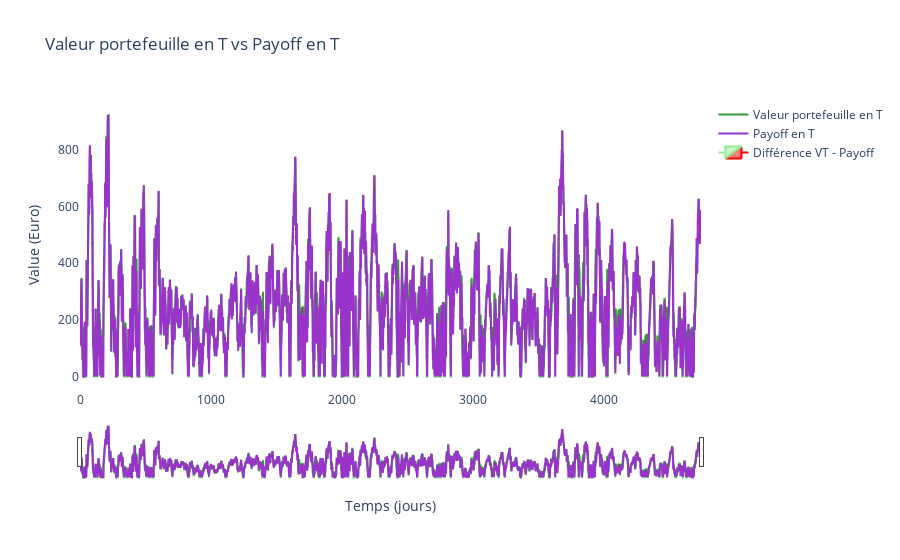

Notebook code for this chart:
### Code cell
Valeur_portefeuille = VT
Payoff = Payoff

difference = [Valeur_portefeuille[i] - Payoff[i] for i in range(len(Valeur_portefeuille))]

candle_data = []
for i in range(len(Valeur_portefeuille)):
    if difference[i] > 0:
        candle_data.append(dict(x=i, open=Payoff[i], high=Payoff[i], low=Valeur_portefeuille[i], close=Valeur_portefeuille[i]))
    elif difference[i] < 0:
        candle_data.append(dict(x=i, open=Payoff[i], high=Payoff[i], low=Valeur_portefeuille[i], close=Valeur_portefeuille[i]))
    else:
        candle_data.append(dict(x=i, open=Payoff[i], high=Payoff[i], low=Valeur_portefeuille[i], close=Valeur_portefeuille[i]))
fig = go.Figure(data=[go.Scatter(x=np.arange(0,len(Valeur_portefeuille)), y=Valeur_portefeuille, name='Valeur portefeuille en T',
                                 line=dict(color='#339933'), marker=dict(color='#339933')),
                      go.Scatter(x=np.arange(0,len(Valeur_portefeuille)), y=Payoff, name='Payoff en T',
                                 line=dict(color='#9933CC'), marker=dict(color='#9933CC')),
                      go.Candlestick(x=np.arange(0,len(Valeur_portefeuille)), open=list(map(lambda x: x['open'], candle_data)), high=list(map(lambda x: x['high'], candle_data)), low=list(map(lambda x: x['low'], candle_data)), close=list(map(lambda x: x['close'], candle_data)), increasing_line_color= '#90EE90', decreasing_line_color= 'red', name = 'Différence VT - Payoff')])
fig.update_layout(title='Valeur portefeuille en T vs Payoff en T',
                  xaxis_title='Temps (jours)',
                  yaxis_title='Value (Euro)',
                  paper_bgcolor='rgba(0,0,0,0)',
                  plot_bgcolor='rgba(0,0,0,0)',
                  xaxis=dict(showgrid=False),
                  yaxis=dict(showgrid=False))

### Figure 1 — Plotly figure (JSON) as saved in the notebook; plotly's stock layout.template omitted (floating-point values rounded to 4 significant figures; data arrays with more than 128 entries replaced by an {"elided": "..."} marker saying what was removed)
{"data": [{"line": {"color": "#339933"}, "marker": {"color": "#339933"}, "name": "Valeur portefeuille en T", "type": "scatter", "x": {"elided": "4743 int values"}, "y": {"elided": "4743 float values"}}, {"line": {"color": "#9933CC"}, "marker": {"color": "#9933CC"}, "name": "Payoff en T", "type": "scatter", "x": {"elided": "4743 int values"}, "y": {"elided": "4743 float values"}}, {"close": {"elided": "4743 float values"}, "decreasing": {"line": {"color": "red"}}, "high": {"elided": "4743 float values"}, "increasing": {"line": {"color": "#90EE90"}}, "low": {"elided": "4743 float values"}, "name": "Différence VT - Payoff", "open": {"elided": "4743 float values"}, "type": "candlestick", "x": {"elided": "4743 int values"}}], "layout": {"paper_bgcolor": "rgba(0,0,0,0)", "plot_bgcolor": "rgba(0,0,0,0)", "title": {"text": "Valeur portefeuille en T vs Payoff en T"}, "xaxis": {"showgrid": false, "title": {"text": "Temps (jours)"}}, "yaxis": {"showgrid": false, "title": {"text": "Value (Euro)"}}}}
